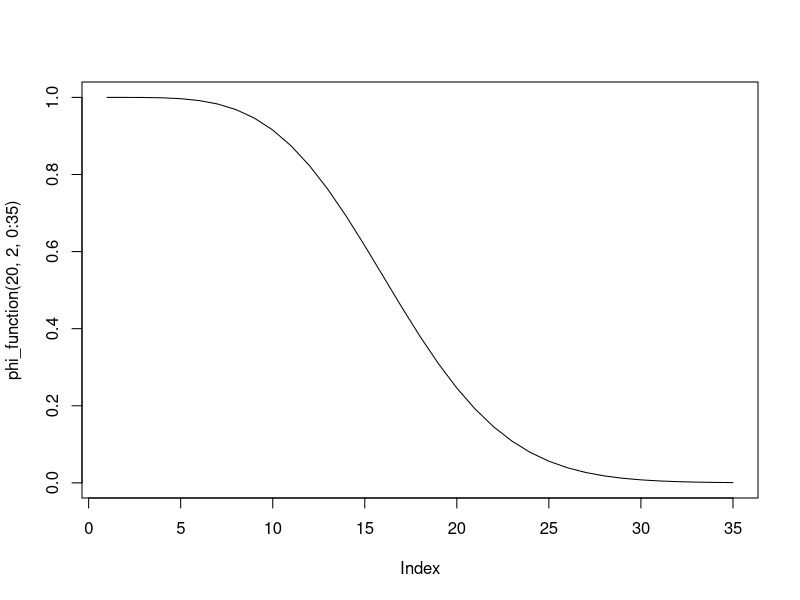
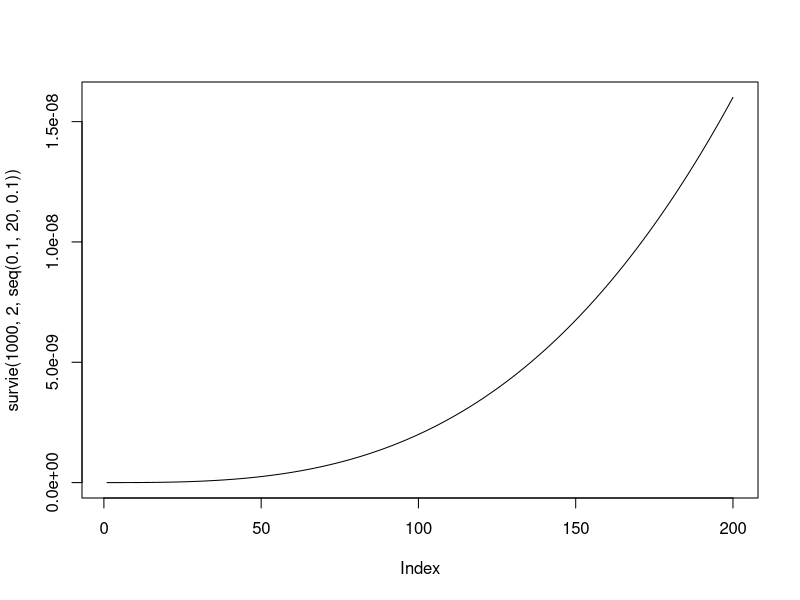
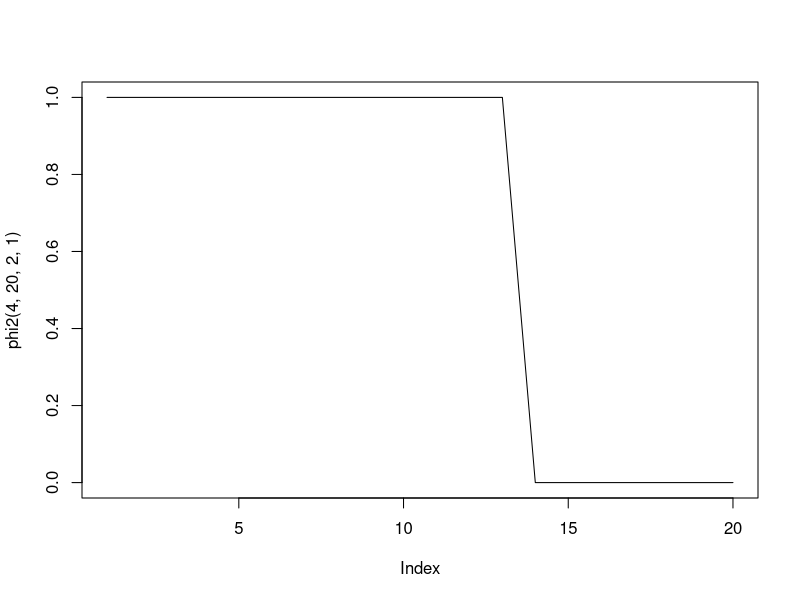
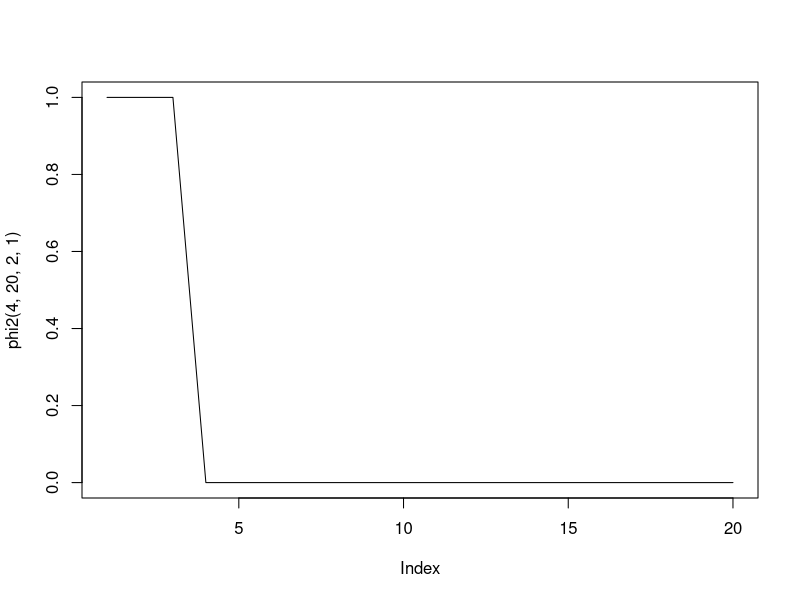
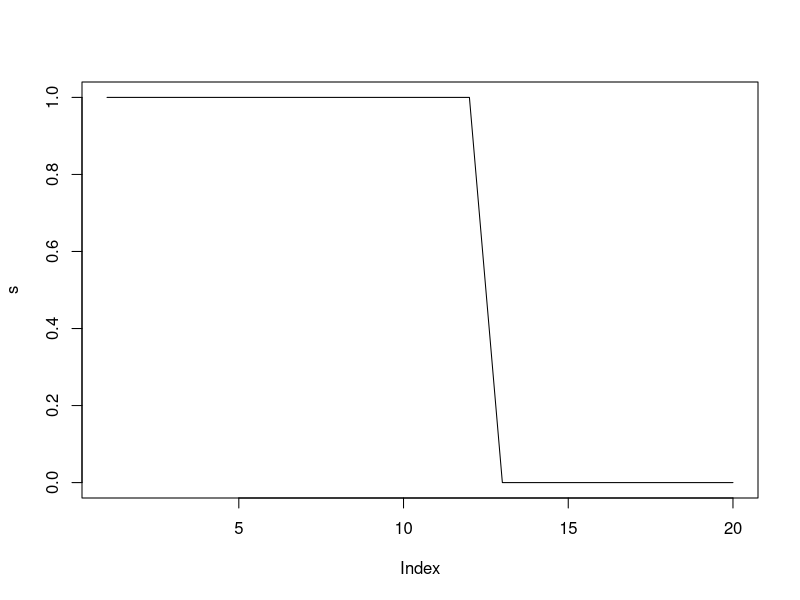

These charts were generated, in order, by the following R code: (Note: this script raises an error after producing the figures.)
# TP 1 

## Question 1

phi <- function(x){
  rep <- ((x[3]*(1-(1-x[1])*(1-x[2]))*(1-(1-x[4])*(1-x[5])))+(1-x[3])*(1-(1-x[1]*x[4])*(1-x[2]*x[5])))*(1-(1-x[6]*x[7])*(1-x[8])*(1-x[9]))
  return(rep)
}

# question 2

phi_function <- function(lambda, beta, t){
  R1 <- 1-pweibull(t, shape = beta, scale = lambda)
  R2 <- 1-pweibull(t, shape = beta, scale = lambda)
  R3 <- 1-pweibull(t, shape = beta, scale = lambda)
  R4 <- 1-pweibull(t, shape = beta, scale = lambda)
  R5 <- 1-pweibull(t, shape = beta, scale = lambda)
  R6 <- 1-pweibull(t, shape = beta, scale = lambda)
  R7 <- 1-pweibull(t, shape = beta, scale = lambda)
  R8 <- 1-pweibull(t, shape = beta, scale = lambda)
  R9 <- 1-pweibull(t, shape = beta, scale = lambda)
  rep <- ((R3[t]*(1-(1-R1[t])*(1-R2[t]))*(1-(1-R4[t])*(1-R5[t])))+(1-R3[t])*(1-(1-R1[t]*R4[t])*(1-R2[t]*R5[t])))*(1-(1-R6[t]*R7[t])*(1-R8[t])*(1-R9[t]))
  return(rep)
}




## Question 3

plot(phi_function(20,2, 0:35), type = 'l')

## Question 4

survie <- function(lambda, beta, t){
  R1 <- 1-pweibull(t, shape = beta, scale = lambda)
  R2 <- 1-pweibull(t, shape = beta, scale = lambda)
  R3 <- 1-pweibull(t, shape = beta, scale = lambda)
  R4 <- 1-pweibull(t, shape = beta, scale = lambda)
  R5 <- 1-pweibull(t, shape = beta, scale = lambda)
  R6 <- 1-pweibull(t, shape = beta, scale = lambda)
  R7 <- 1-pweibull(t, shape = beta, scale = lambda)
  R8 <- 1-pweibull(t, shape = beta, scale = lambda)
  R9 <- 1-pweibull(t, shape = beta, scale = lambda)
  rep <- -log(((R3[t]*(1-(1-R1[t])*(1-R2[t]))*(1-(1-R4[t])*(1-R5[t])))+(1-R3[t])*(1-(1-R1[t]*R4[t])*(1-R2[t]*R5[t])))*(1-(1-R6[t]*R7[t])*(1-R8[t])*(1-R9[t]))/t)
  # rep <- -log(rep)/t
  return(rep)
  # rep <- -log(1 - phi_function(lambda, beta, t))/t
}

survie <- function(lambda, beta, t){
  rep=NULL
  for(i in 1:length(t)){
    R1 <- 1-pweibull(t[i], shape = beta, scale = lambda)
    R2 <- 1-pweibull(t[i], shape = beta, scale = lambda)
    R3 <- 1-pweibull(t[i], shape = beta, scale = lambda)
    R4 <- 1-pweibull(t[i], shape = beta, scale = lambda)
    R5 <- 1-pweibull(t[i], shape = beta, scale = lambda)
    R6 <- 1-pweibull(t[i], shape = beta, scale = lambda)
    R7 <- 1-pweibull(t[i], shape = beta, scale = lambda)
    R8 <- 1-pweibull(t[i], shape = beta, scale = lambda)
    R9 <- 1-pweibull(t[i], shape = beta, scale = lambda)
    rep[i] <- -log(((R3*(1-(1-R1)*(1-R2))*(1-(1-R4)*(1-R5)))+(1-R3)*(1-(1-R1*R4)*(1-R2*R5)))*(1-(1-R6*R7)*(1-R8)*(1-R9)))/t[i]
  }
  return(rep)
}


survie(100, 2, seq(0.1, 20, 0.1))
plot(survie(1000, 2, seq(0.1, 20, 0.1)), type = 'l')

# Question 5 
# simulation d'une loi de weibull avec la méthode des quantile. 


# Question 5 

inverse_pweibull <- function(lambda, beta, u){
  rep <- lambda*(-(log(1-u)^(1/beta)))
  return(rep)
}

phi2 <- function(a, n, lambda, beta){
  t <- seq(0, a,length.out =n)
  y <- rep(0,n)
  u <- runif(9,0,1)
  x <- matrix(0, nrow = n, ncol = 9)
  
  for(i in 1:n){
    for(j in 1:9){
      if(t[i] < (lambda*(-log(u[j]))^(1/beta))){
        x[i,j] <- 1
      }
    }
    y[i] <- phi(x[i,])
  }
  return(y)
}
phi2(4,20,2,1)
plot(phi2(4,20,2,1),type="l")

# question 6 

phi23 <- function(a, n, lambda, beta){
  t <- seq(0, a,length.out =n)
  y <- rep(0,n)
  u <- runif(9,0,1)
  x <- matrix(0, nrow = n, ncol = 9)
  for(i in 1:n){
    for(j in 1:9){
      if(t[i] < (lambda*(-log(u[j]))^(1/beta))){
        x[i,j] <- 1
      }
      
    }
    if (x[i,j]==0) { break }
    
  }
  return(i-1)
}
phi23(4,36,2,1)

# question 7

n_realisation_T<-function(a, n, lambda, beta,ntot){
  vect=NULL
  for(i in 1:ntot){
    vect[i]=phi23(a, n, lambda, beta)
  }
  return(vect)
}
n_realisation_T(4,36,2,1,40)
sum(n_realisation_T(4,36,2,1,40))

mu=function(a, n, lambda, beta,ntot){
  v=n_realisation_T(a, n, lambda, beta,ntot)
  1/ntot*sum(v)
}
mu(4,36,2,1,40)

######### 
# Exercice 1

phi <- function(x){
  rep <- (1-x[5])*(1-(1-x[1]*x[3])*(1-x[2]*x[4]))*x[6]*(1-(1-x[7]*x[10])*(1-x[8]*x[9]))+x[5]*(1-(1-x[1])*(1-x[2]))*(1-(1-x[3])*(1-x[4]))*x[6]*(1-(1-x[7]*x[10])*(1-x[8]*x[9]))
  return(rep)
}
phi(c(0,1,1,1,0,1,0,1,1,0))

## Exercice 2


phi2 <- function(a, n, lambda, beta){
  t <- seq(0, a,length.out =n)
  y <- rep(0,n)
  u <- runif(10,0,1)
  x <- matrix(0, nrow = n, ncol = 10)
  
  for(i in 1:n){
    for(j in 1:10){
      if(t[i] < (lambda*(-log(u[j]))^(1/beta))){
        x[i,j] <- 1
      }
    }
    y[i] <- phi(x[i,])
  }
  return(y)
}
phi2(4,20,2,1)
plot(phi2(4,20,2,1),type="l")

# question 6 

phi23 <- function(a, n, lambda, beta){
  t <- seq(0, a,length.out =n)
  y <- rep(0,n)
  u <- runif(10,0,1)
  x <- matrix(0, nrow = n, ncol = 10)
  for(i in 1:n){
    for(j in 1:10){
      if(t[i] < (lambda*(-log(u[j]))^(1/beta))){
        x[i,j] <- 1
      }
      
    }
    y[i] <- phi(x[i,])
    if (y[i]==0) { break }
    
  }
  return(i-1)
}
phi23(4,36,2,1)

# question 7

n_realisation_T<-function(a, n, lambda, beta,ntot){
  vect=NULL
  for(i in 1:ntot){
    vect[i]=phi23(a, n, lambda, beta)
  }
  return(vect)
}
n_realisation_T(4,36,2,1,40)
sum(n_realisation_T(4,36,2,1,40))

mu=function(a, n, lambda, beta,ntot){
  v=n_realisation_T(a, n, lambda, beta,ntot)
  1/ntot*sum(v)
}
mu(4,36,2,1,40)

n_rea_mu=function(a, n, lambda, beta,ntot,nmu){
  v=NULL
  for (i in 1:nmu) {
  v[i]=  mu(a, n, lambda, beta,ntot)
  }
  return(v)
}

moy= n_rea_mu(4,36,2,1,40,100)
int.ech = function(vector,conf.level=0.95,na.rm=T) { # VERSION 2016 
  if (length(vector)==0) { cat("Erreur ! Le vecteur ",substitute(vector),"est vide.\n")} 
  else { s = var(vector,na.rm=na.rm) 
  n = length(vector)-sum(is.na(vector)) 
  ddl = n - 1 ; proba = (1-conf.level)*100 ; proba = (100-proba/2)/100 
  t_student = qt(proba, ddl) # quantile 
  intervalle = t_student * sqrt(s/n) 
  moyenne = mean(vector,na.rm=na.rm) ; return(intervalle) }} 
int.ech(moy)
x = c(1,4,3,5,3) ; int.ech(x)

# Exercice 3
#  a

u=seq(0, 4,length.out =40)
# ----------------------------------------------------------------------------#
fonction_interval=function(n,inter,i){
  t=NULL
  d=NULL
  for (v in seq(1,n,inter)) {
    if(v==i){
      t[v]=1
    }
    else{
      t[v]=0
    }
  }
  t=t[!is.na(t)]
  t
  w=sum(t)
  if(w==0){
    d=0
  }
  else{
    d=1 
  }
  return(d)
}

fonction_interval(20,2,7)
seq(1,20,2)

#---------------------------------------------------------------------------#

phi2 <- function(a, n, lambda, beta,inter){
  t <- seq(0, a,length.out =n)
  y <- rep(0,n)
  u <- runif(10,0,1)
  x <- matrix(0, nrow = n, ncol = 10)
  
  for(i in 1:n){
    for(j in c(1,2,3,4,5,7,8,9,10)){
      if(t[i] < (lambda*(-log(u[j]))^(1/beta))){
        x[i,j] <- 1
      }
    }
  }
  d=0
  for(i in 1:n){
     if(t[i-d] < (lambda*(-log(u[6]))^(1/beta))){
       x[i,6] <- 1
     }
     if(fonction_interval(n,inter,i)==1 & x[i,6]==0){ 
       d=i
       u <- runif(10,0,1)
     }
    }
  # y[i] <- phi(x[i,])
    return(x)
}
(b=phi2(20,20,10,15,4))

phi3 <- function(a, n, lambda, beta,inter){
  y=NULL
  matrice=phi2(a, n, lambda, beta,inter)
  for (i in 1:n) {
   y[i]=phi(matrice[i,]) 
  }
  return(y)
}


(s=phi3(20,20,15,3,7))
plot(s,type = "l")

#  b

#---   E(T)  ------------------------------------------------------

tp_i_de_panne <- function(a, n, lambda, beta,inter){
  y=NULL
  d=0
  matrice=phi2(a, n, lambda, beta,inter)
  for (i in 1:n) {
    y[i]=phi(matrice[i,]) 
  }
  for (i in n:1){
    if(y[i]==1 & i==n ){
      d=n
      break
    }
    if(y[i]==1){
      d=i+1
      break
    }
  }
#  if(d==n){
#    return("Pas de panne sur le temps T")
#  }
#  if(d<n & d>0){
#    return(d)
#  }
return(d)
}
tp_i_de_panne(20,20,15,3,7)

nbtot_realisation_t=function(a, n, lambda, beta,inter,nbtot){
  vector=NULL
  for(i in 1:nbtot){
    vector[i]=tp_i_de_panne(a, n, lambda, beta,inter)
  }
  return(vector)
}

nbtot_realisation_t(20,20,15,3,7,8)

E_T=function(a, n, lambda, beta,inter,nbtot){
  t=nbtot_realisation_t(a, n, lambda, beta,inter,nbtot)
  moyenne=(1/nbtot)*sum(t)
  return(moyenne)
}
E_T(20,20,15,3,7,8)

#---   E(N)  ------------------------------------------------------

nb_intervention <- function(a, n, lambda, beta,inter){
  t <- seq(0, a,length.out =n)
  y <- rep(0,n)
  u <- runif(10,0,1)
  x <- matrix(0, nrow = n, ncol = 10)
  
  for(i in 1:n){
    for(j in c(1,2,3,4,5,7,8,9,10)){
      if(t[i] < (lambda*(-log(u[j]))^(1/beta))){
        x[i,j] <- 1
      }
    }
  }
  d=0
  intervention=0
  for(i in 1:n){
    if(t[i-d] < (lambda*(-log(u[6]))^(1/beta))){
      x[i,6] <- 1
    }
    if(fonction_interval(n,inter,i)==1 & x[i,6]==0){
      intervention=intervention+1
      d=i
      u <- runif(10,0,1)
    }
  }
  return(intervention)
}
nb_intervention(20,20,15,3,7)


nb_realisation_intervention=function(a, n, lambda, beta,inter,nbtot){
  vector=NULL
  for(i in 1:nbtot){
    vector[i]=nb_intervention(a, n, lambda, beta,inter)
  }
  return(vector)
}

nb_realisation_intervention(20,20,15,3,7,7)

moyenne_intervention=function(a, n, lambda, beta,inter,nbtot){
  moyenne=(1/nbtot)*sum(nb_realisation_intervention(a, n, lambda, beta,inter,nbtot))
  return(moyenne)
}

moyenne_intervention(20,20,15,3,7,7)

recompense<-function(a, n, lambda, beta,inter,nbtot,cout,gain){
 r=gain*E_T(a, n, lambda, beta,inter,nbtot)-cout*moyenne_intervention(a, n, lambda, beta,inter,nbtot)
 return(r)
}
recompense(20,20,15,3,3,7,2,3.5)

a_val=20
n_val=20
lambda_val=15
beta_val=3
nbtot_val=7
cout_val=2
gain_val=3.5

recompense<-function(a=a_val, n=n_val, lambda=lambda_val, beta=beta_val,inter,nbtot=nbtot_val,cout=cout_val,gain=gain_val){
  r=gain*E_T(a, n, lambda, beta,inter,nbtot)-cout*moyenne_intervention(a, n, lambda, beta,inter,nbtot)
  return(r)
}
x=seq(1,20,length.out = 20)
plot()
plot(x,recompense(x))
solution=optimize(recompense,c(0, 20),maximum = TRUE)
